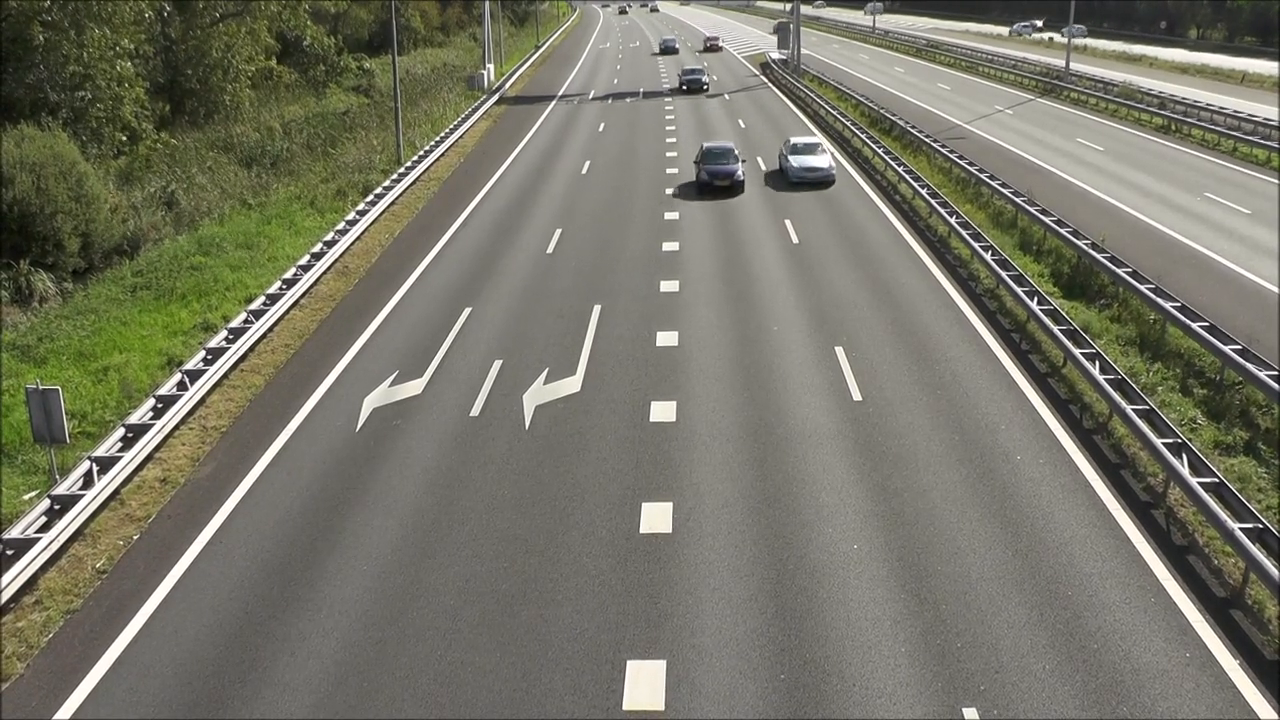
#> input picture frame 33 of objectDetection/YOLO-3-OpenCV/videos/traffic-cars.mp4, 1280 x 720 px, given in place of test2.mp4, which was not available
$ python lanes.py
#> lines starting #> are read from the running program, lines starting #| are printed output that depends on the picture; after the words box and inside, x2 and y2 are one past the last pixel; in counts of white or black regions, pixels touching at a corner belong together; pictures that were not available may be replaced by others from this repository, and a replacement may not be noted
#> further down, frame is the input picture: shape (720, 1280, 3); mean B, G, R 103.9, 117.9, 118.6
import cv2
import numpy as np
#import matplotlib.pyplot as plt


#make coordinates from slope and intercept given the image
def make_coordinates(image, line_parameters):
    slope, intercept = line_parameters
    y1 = image.shape[0]
    y2 = int(y1 * (9/20))
    #y = mx + b, x = (y - b)/m
    x1 = int((y1 - intercept)/slope)
    x2 = int((y2 - intercept)/slope)
    return np.array([x1, y1, x2, y2])


def average_slope_intercept(image, lines):
    #declare empty lists (like arrays)
    #will contain the coordinates of the averaged lines on the left and right lane
    left_fit = []
    right_fit = []

    for line in lines:
        #reshape all lines into a one dimentional array with 4 elements, which will be x1, y1, x2, y2
        x1, y1, x2, y2 = line.reshape(4)
        #this fits a polynomial to the x and y points and return a vector of coefficents which decribe slope and intercept
        #last argument is degree of polynomial which is just 1 becuase we are dealing with linear lines
        parameters = np.polyfit((x1, x2),(y1, y2), 1)
        #get the slope and intercept from parameters
        slope = parameters[0]
        intercept = parameters [1]
        #in this scenario, the y axis is flipped, i.e, 0 is at the top. Hence all right light segments have a negetive slope and
        #all left line segments have a poitive slope
        if slope < 0:
            left_fit.append((slope, intercept))
        else:
            right_fit.append((slope, intercept))
    left_fit_average = np.average(left_fit, axis=0)
    right_fit_average = np.average(right_fit, axis=0)
    left_line = make_coordinates(image, left_fit_average)
    right_line = make_coordinates(image, right_fit_average)
    return np.array([left_line, right_line])


def canny(lane_image):
    #apply canny edge detection technique: first make it black and white, then blur it, and finally apply canny function
    #Keep in mind that the guassian step was completely option as canny automatically applies it
    gray = cv2.cvtColor(lane_image, cv2.COLOR_RGB2GRAY)
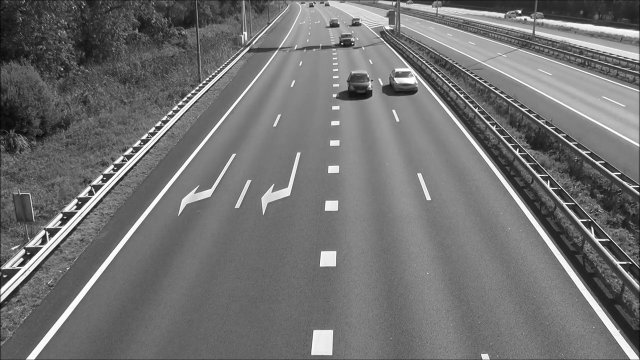
#> gray: shape (720, 1280) (shown at 1/2 size); min 0, max 255, mean 113.7
    #first mention what image to blur, then size of kernal, and then deviation (idk)
    #blur = cv2.GaussianBlur(gray, (5, 5), 0)
    #input image, lower threshhold and higher threshold of gradient. If a gradient is higher than high threshold then it is accepted,
    # opposite for lower
    # If its in the middle it is accepted only if it is connected to a strong edge (higher than high)
    # Usually use a ratio of 1:2 or 1:3
    canny = cv2.Canny(gray, 50, 150)
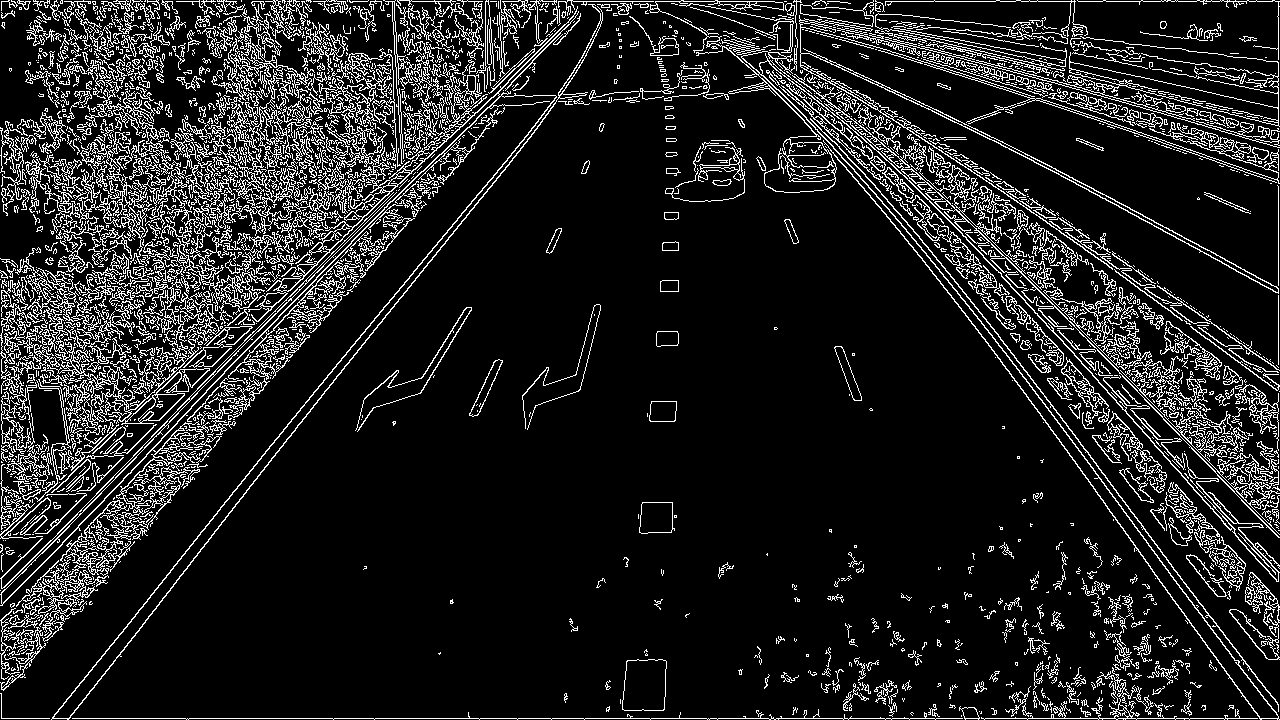
#> canny: shape (720, 1280); 12.7% white in thin lines or dots
    return canny


#outputs a display image based on source image and lines from hough transformation
# [8 lines left out: function display_lines, not called in this run]


#this function makes a region of interest, i.e a black mask over the main image that hides unimportant stuff
def region_of_interest(image):
    #define a height constant that is at the y value of 0 in the image
    height = image.shape [0]
    #the fillPoly function only accpets polygons as arguments, so we make a traingle polygon
    polygons = np.array([
    #these are the coordinates of the trianle taken by printing the image using matlibplot
    [(200, height), (1100, height), (550, 250)]
    ])
    #makes an array of zeros with the same shape (dimentions) as 'image', colour is black
    mask = np.zeros_like(image)
    #superimpose the polygon on the mask, filling the area of the polygon with pixels of 255 intensity (white)
    cv2.fillPoly(mask, polygons, 255)
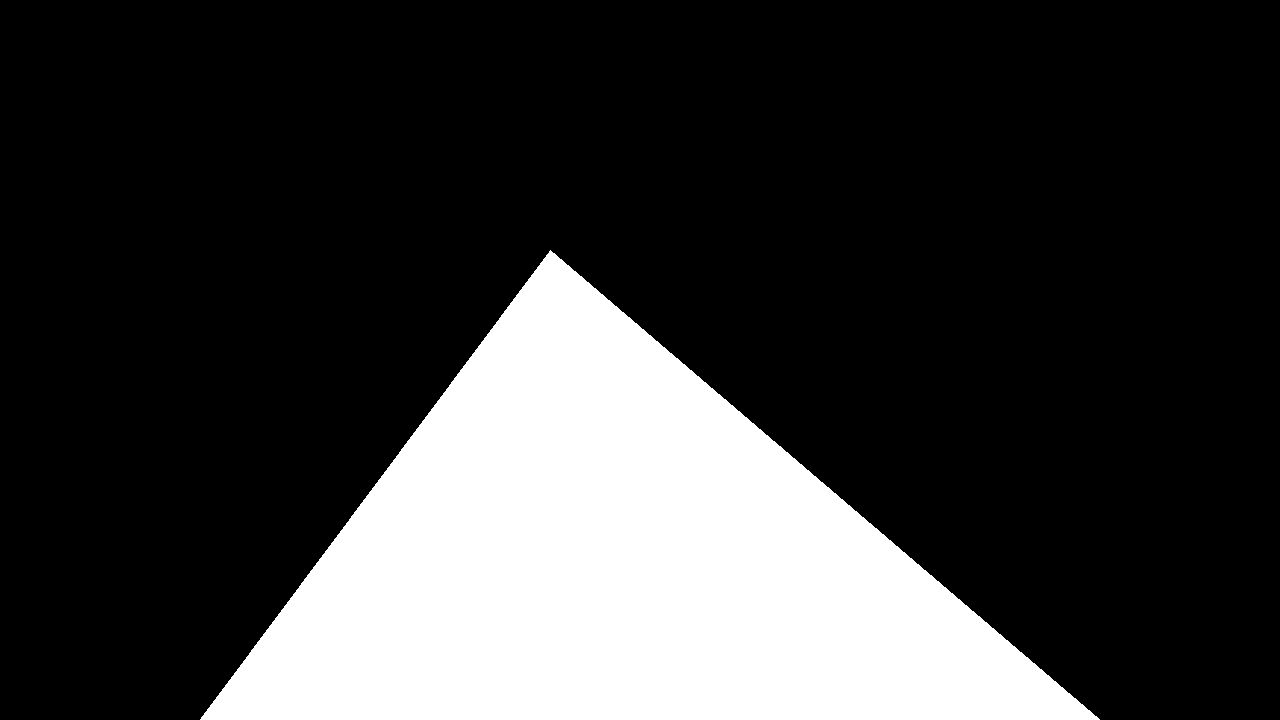
#> mask: shape (720, 1280); 23% white; 1 white region, box (x1, y1, x2, y2) and area: (200, 250, 1100, 720) 211775
    masked_image = cv2.bitwise_and(image, mask)
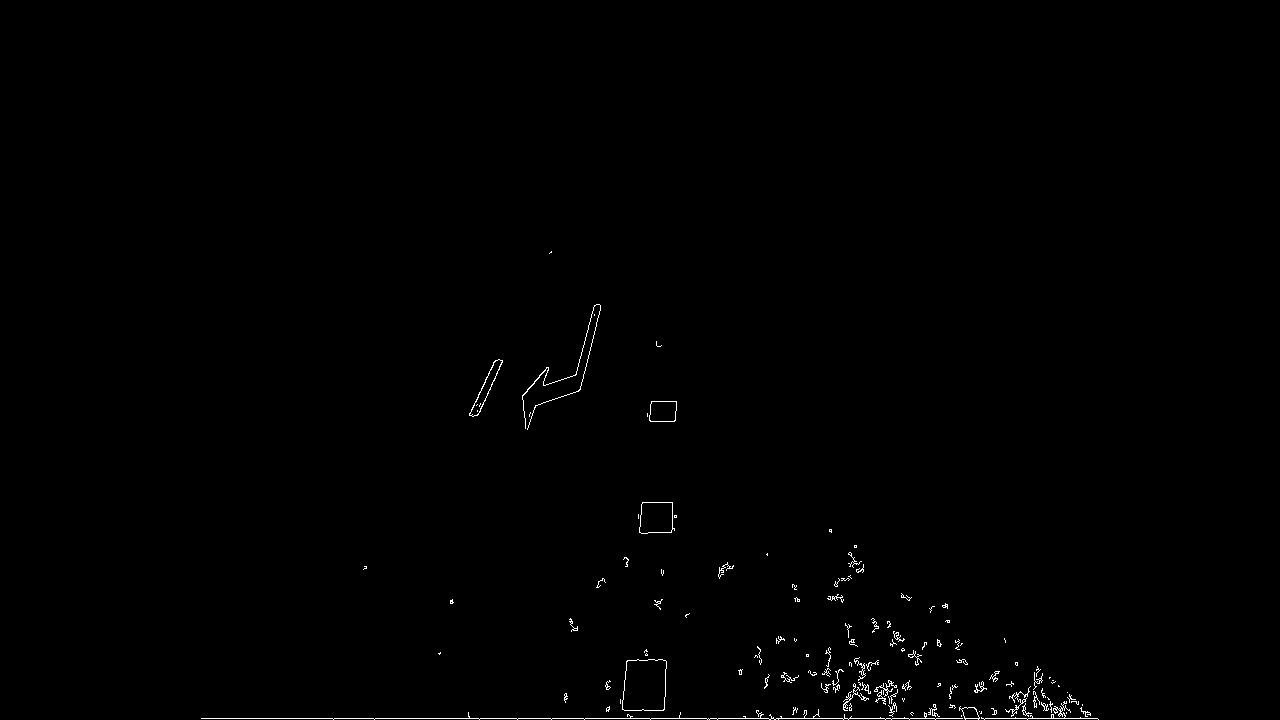
#> masked_image: shape (720, 1280); 0.48% white in thin lines or dots, all inside (x1, y1, x2, y2) = (201, 251, 1099, 720)
    return masked_image


#This following code for stock video
#Change the text inside quotation to name of video
cap = cv2.VideoCapture("test2.mp4")
while(cap.isOpened()):
    _, frame = cap.read()
    canny_image = canny(frame)
    cropped_image = region_of_interest(canny_image)
    lines = cv2.HoughLinesP(cropped_image, 2, np.pi/180, 100, np.array([]), minLineLength=40, maxLineGap=5)
#> lines = [[201, 718, 1097, 718]]
    averaged_lines = average_slope_intercept(frame, lines)
#> the loop in average_slope_intercept, `for line in lines:` made 1 pass
#> (x1, y1, x2, y2, slope, intercept) on pass 1: (201, 718, 1097, 718, 8.54e-17, 718)
#> after the loop in average_slope_intercept, `for line in lines:`: left_fit = []; right_fit = [(8.54e-17, 718)]
#> in average_slope_intercept, `left_fit_average = np.average(left_fit, axis=0)`: left_fit_average = nan
#> in average_slope_intercept, `right_fit_average = np.average(right_fit, axis=0)`: right_fit_average = [8.54e-17, 718]
#> (the run stopped early here; a loop or call above may not have finished)

$ run again, starting later in the video
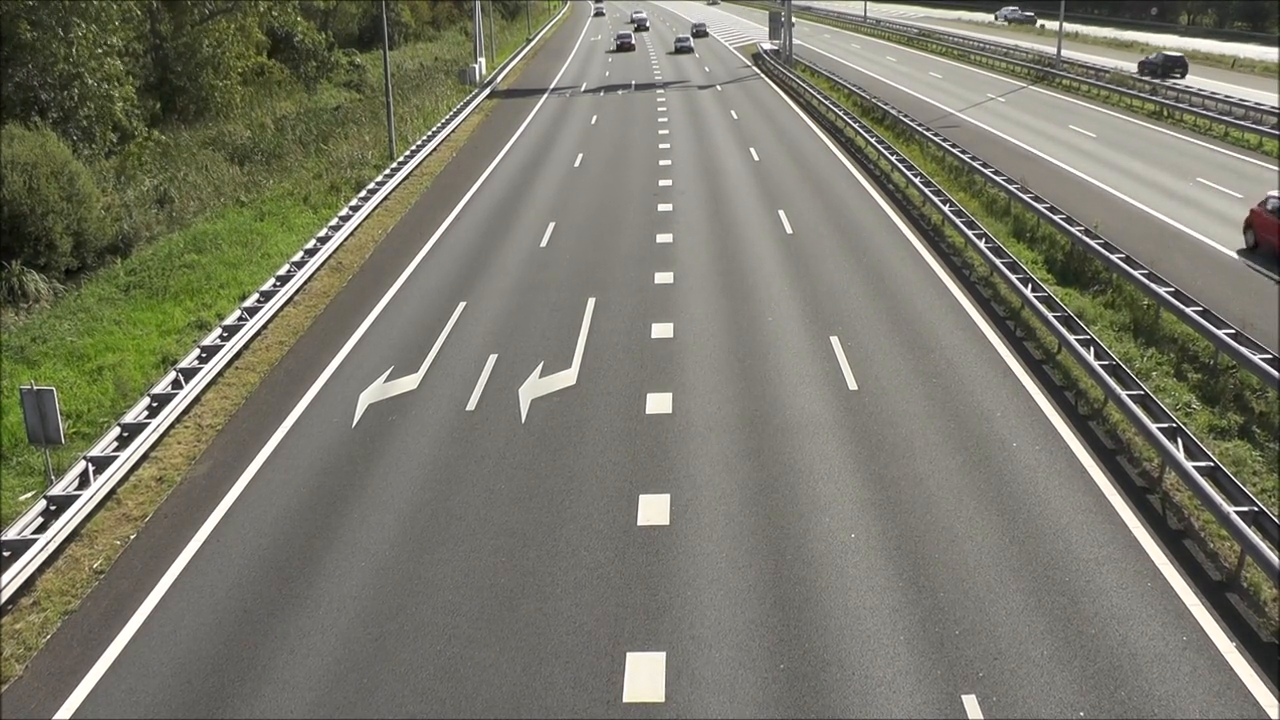
#> input picture frame 150 of objectDetection/YOLO-3-OpenCV/videos/traffic-cars.mp4, 1280 x 720 px, given in place of test2.mp4, which was not available
#> frame is the input picture: shape (720, 1280, 3); mean B, G, R 106.3, 120.4, 121.2
#> in canny, `canny = cv2.Canny(gray, 50, 150)`:
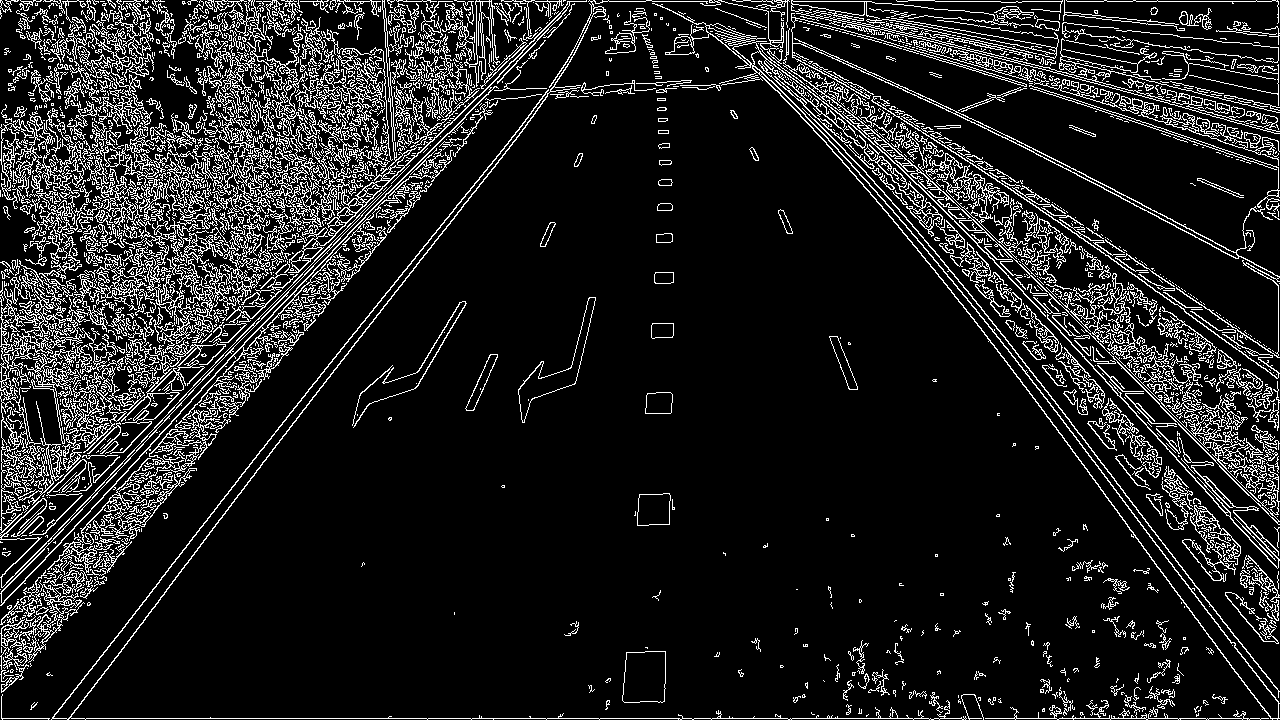
#> canny: shape (720, 1280); 12.5% white in thin lines or dots
#> mask: shape (720, 1280); 23% white; 1 white region, box (x1, y1, x2, y2) and area: (200, 250, 1100, 720) 211775
#> in region_of_interest, `masked_image = cv2.bitwise_and(image, mask)`:
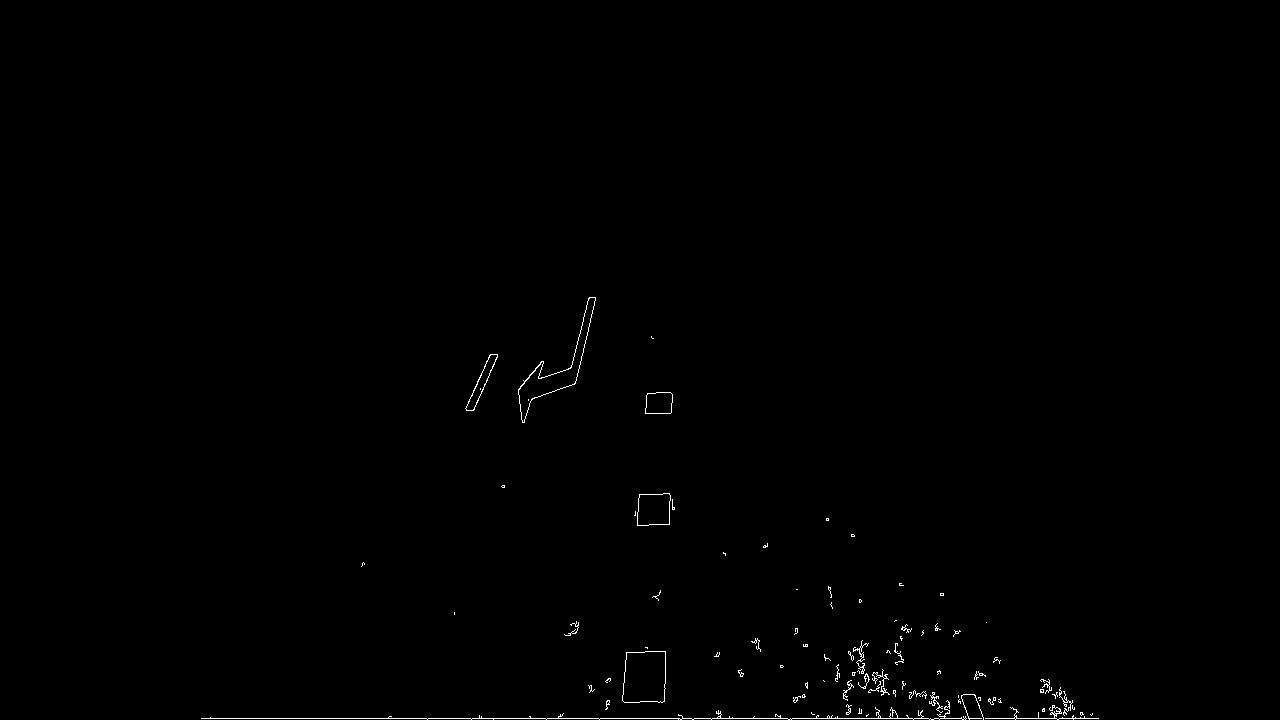
#> masked_image: shape (720, 1280); 0.39% white in thin lines or dots, all inside (x1, y1, x2, y2) = (201, 297, 1099, 720)
#> lines = [[201, 718, 1098, 718]]
#> the loop in average_slope_intercept, `for line in lines:` made 1 pass
#> (x1, y1, x2, y2, slope, intercept) on pass 1: (201, 718, 1098, 718, -8.79e-17, 718)
#> after the loop in average_slope_intercept, `for line in lines:`: left_fit = [(-8.79e-17, 718)]; right_fit = []
#> left_fit_average = [-8.79e-17, 718]
#> right_fit_average = nan
#> in make_coordinates, `slope, intercept = line_parameters`: slope = -8.79e-17; intercept = 718
#> in make_coordinates, `x1 = int((y1 - intercept)/slope)`: x1 = -22745181003977132
#> in make_coordinates, `x2 = int((y2 - intercept)/slope)`: x2 = 4480800657783751168
#> left_line = [-22745181003977132, 720, 4480800657783751168, 324]
